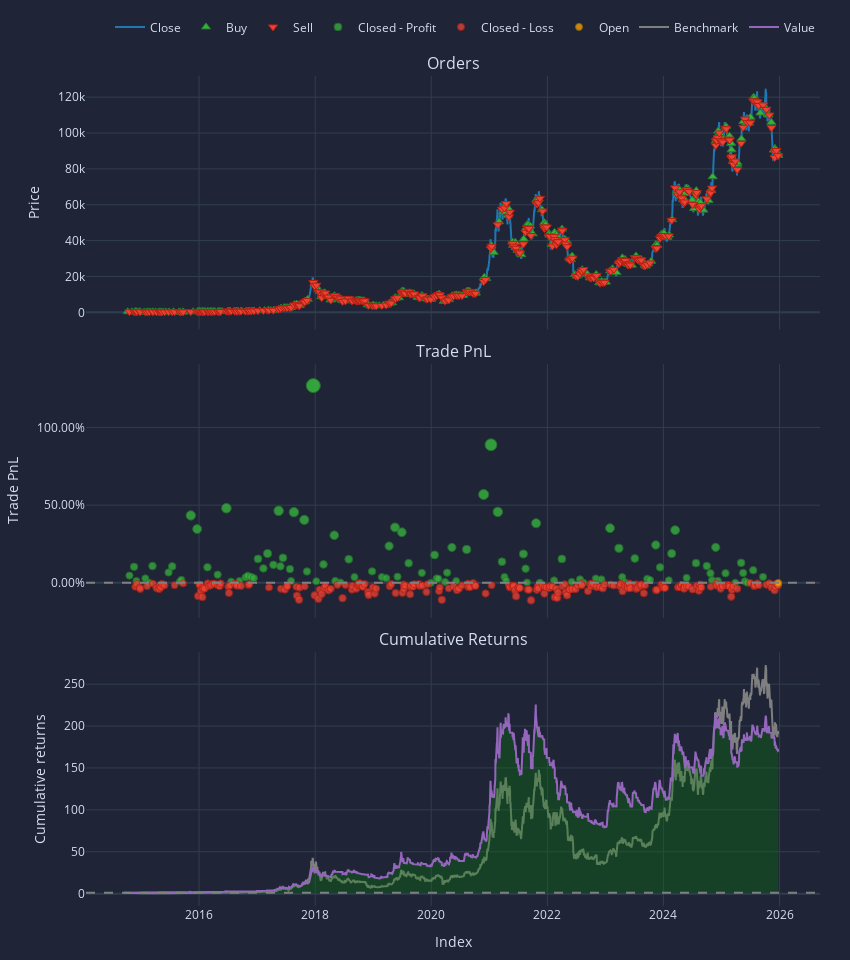

Notebook source saved alongside this figure:
### Markdown cell above
## The "Golden Thread" Workflow Example

### Code cell
# 1. Get Data
close = vbt.YFData.download("BTC-USD").get("Close")

# 2. Indicators & Signals
fast_ma = vbt.MA.run(close, 10).ma
entries = close.vbt.crossed_above(fast_ma)
exits = close.vbt.crossed_below(fast_ma)

# 3. Backtest
pf = vbt.Portfolio.from_signals(close, entries, exits, fees=0.001)

# 4. Result
pf.plot().show()
print(pf.stats())

### Figure 1 — Plotly figure (JSON) as saved in the notebook; plotly's stock layout.template omitted (floating-point values rounded to 4 significant figures; data arrays with more than 128 entries replaced by an {"elided": "..."} marker saying what was removed)
{"data": [{"legendgroup": "0", "line": {"color": "#1f77b4"}, "name": "Close", "showlegend": true, "type": "scatter", "x": {"elided": "4117 str values"}, "xaxis": "x", "y": {"elided": "4117 float values"}, "yaxis": "y"}, {"customdata": {"elided": "331x3 float values"}, "hovertemplate": "Order Id: %{customdata[0]}<br>Timestamp: %{x}<br>Price: %{y}<br>Size: %{customdata[1]:.6f}<br>Fees: %{customdata[2]:.6f}", "legendgroup": "1", "marker": {"color": "#37B13F", "line": {"color": "rgb(38,123,44)", "width": 1}, "size": 8, "symbol": "triangle-up"}, "mode": "markers", "name": "Buy", "type": "scatter", "x": {"elided": "331 str values"}, "xaxis": "x", "y": {"elided": "331 float values"}, "yaxis": "y"}, {"customdata": {"elided": "330x3 float values"}, "hovertemplate": "Order Id: %{customdata[0]}<br>Timestamp: %{x}<br>Price: %{y}<br>Size: %{customdata[1]:.6f}<br>Fees: %{customdata[2]:.6f}", "legendgroup": "2", "marker": {"color": "#EA4335", "line": {"color": "rgb(181,31,18)", "width": 1}, "size": 8, "symbol": "triangle-down"}, "mode": "markers", "name": "Sell", "type": "scatter", "x": {"elided": "330 str values"}, "xaxis": "x", "y": {"elided": "330 float values"}, "yaxis": "y"}, {"customdata": {"elided": "104x4 float values"}, "hovertemplate": "Exit Trade Id: %{customdata[0]}<br>Position Id: %{customdata[1]}<br>Exit Timestamp: %{x}<br>PnL: %{customdata[2]:.6f}<br>Return: %{customdata[3]:.2%}", "legendgroup": "3", "marker": {"color": "#37B13F", "line": {"color": "rgb(38,123,44)", "width": 1}, "opacity": [0.7555, 0.7622, 0.7515, 0.7534, 0.75, 0.7628, 0.7579, 0.7625, 0.751, 0.7523, 0.8013, 0.7909, 0.7618, 0.7562, 0.8068, 0.751, 0.7514, 0.7541, 0.7554, 0.7545, 0.7536, 0.7682, 0.761, 0.7723, 0.7637, 0.8048, 0.7626, 0.769, 0.7605, 0.7515, 0.8038, 0.7979, 0.7587, 0.9, 0.7512, 0.764, 0.7862, 0.7515, 0.7504, 0.7679, 0.7544, 0.7587, 0.7544, 0.7536, 0.778, 0.7921, 0.7547, 0.7885, 0.7649, 0.7576, 0.75, 0.7712, 0.7533, 0.7531, 0.7507, 0.7578, 0.7769, 0.7513, 0.7754, 0.8172, 0.855, 0.8039, 0.7661, 0.7544, 0.7515, 0.772, 0.7608, 0.7503, 0.7953, 0.7502, 0.7519, 0.7682, 0.7508, 0.7527, 0.7501, 0.7533, 0.7526, 0.7916, 0.7763, 0.7544, 0.7504, 0.7685, 0.7531, 0.7522, 0.7788, 0.7618, 0.7519, 0.7723, 0.7901, 0.7538, 0.765, 0.7628, 0.7573, 0.7521, 0.777, 0.7515, 0.7573, 0.7501, 0.7652, 0.7575, 0.7513, 0.7501, 0.7596, 0.7545], "size": [7.258, 7.568, 7.068, 7.159, 7.001, 7.598, 7.37, 7.583, 7.048, 7.107, 9.392, 8.91, 7.553, 7.291, 9.649, 7.047, 7.067, 7.192, 7.252, 7.211, 7.166, 7.851, 7.513, 8.04, 7.639, 9.557, 7.587, 7.888, 7.489, 7.069, 9.509, 9.235, 7.404, 14.0, 7.058, 7.654, 8.689, 7.07, 7.016, 7.837, 7.206, 7.408, 7.204, 7.166, 8.306, 8.966, 7.217, 8.795, 7.697, 7.354, 7.001, 7.991, 7.156, 7.147, 7.034, 7.362, 8.258, 7.063, 8.185, 10.14, 11.9, 9.517, 7.75, 7.207, 7.071, 8.025, 7.504, 7.015, 9.115, 7.009, 7.087, 7.85, 7.037, 7.127, 7.006, 7.155, 7.124, 8.941, 8.226, 7.205, 7.021, 7.865, 7.145, 7.103, 8.344, 7.55, 7.09, 8.04, 8.871, 7.176, 7.7, 7.598, 7.34, 7.099, 8.261, 7.071, 7.339, 7.007, 7.709, 7.352, 7.059, 7.005, 7.448, 7.211], "symbol": "circle"}, "mode": "markers", "name": "Closed - Profit", "type": "scatter", "x": ["2014-10-20T00:00:00+00:00", "2014-11-18T00:00:00+00:00", "2014-12-03T00:00:00+00:00", "2015-01-28T00:00:00+00:00", "2015-02-22T00:00:00+00:00", "2015-03-14T00:00:00+00:00", "2015-06-23T00:00:00+00:00", "2015-07-16T00:00:00+00:00", "2015-09-03T00:00:00+00:00", "2015-09-12T00:00:00+00:00", "2015-11-10T00:00:00+00:00", "2015-12-20T00:00:00+00:00", "2016-02-23T00:00:00+00:00", "2016-04-27T00:00:00+00:00", "2016-06-21T00:00:00+00:00", "2016-07-21T00:00:00+00:00", "2016-09-11T00:00:00+00:00", "2016-10-19T00:00:00+00:00", "2016-11-03T00:00:00+00:00", "2016-11-24T00:00:00+00:00", "2016-12-11T00:00:00+00:00", "2017-01-06T00:00:00+00:00", "2017-02-09T00:00:00+00:00", "2017-03-07T00:00:00+00:00", "2017-04-13T00:00:00+00:00", "2017-05-16T00:00:00+00:00", "2017-05-27T00:00:00+00:00", "2017-06-12T00:00:00+00:00", "2017-07-26T00:00:00+00:00", "2017-08-02T00:00:00+00:00", "2017-08-20T00:00:00+00:00", "2017-10-24T00:00:00+00:00", "2017-11-10T00:00:00+00:00", "2017-12-20T00:00:00+00:00", "2018-01-08T00:00:00+00:00", "2018-02-22T00:00:00+00:00", "2018-05-01T00:00:00+00:00", "2018-05-07T00:00:00+00:00", "2018-06-09T00:00:00+00:00", "2018-07-31T00:00:00+00:00", "2018-09-05T00:00:00+00:00", "2018-12-25T00:00:00+00:00", "2019-02-24T00:00:00+00:00", "2019-03-24T00:00:00+00:00", "2019-04-11T00:00:00+00:00", "2019-05-18T00:00:00+00:00", "2019-06-03T00:00:00+00:00", "2019-06-30T00:00:00+00:00", "2019-08-12T00:00:00+00:00", "2019-11-03T00:00:00+00:00", "2019-12-30T00:00:00+00:00", "2020-01-22T00:00:00+00:00", "2020-02-04T00:00:00+00:00", "2020-02-15T00:00:00+00:00", "2020-03-28T00:00:00+00:00", "2020-04-10T00:00:00+00:00", "2020-05-10T00:00:00+00:00", "2020-06-06T00:00:00+00:00", "2020-08-11T00:00:00+00:00", "2020-11-26T00:00:00+00:00", "2021-01-11T00:00:00+00:00", "2021-02-23T00:00:00+00:00", "2021-03-21T00:00:00+00:00", "2021-04-06T00:00:00+00:00", "2021-04-17T00:00:00+00:00", "2021-08-03T00:00:00+00:00", "2021-08-17T00:00:00+00:00", "2021-08-26T00:00:00+00:00", "2021-10-22T00:00:00+00:00", "2021-11-15T00:00:00+00:00", "2022-02-12T00:00:00+00:00", "2022-04-02T00:00:00+00:00", "2022-06-03T00:00:00+00:00", "2022-07-25T00:00:00+00:00", "2022-08-16T00:00:00+00:00", "2022-11-02T00:00:00+00:00", "2022-12-07T00:00:00+00:00", "2023-01-30T00:00:00+00:00", "2023-03-27T00:00:00+00:00", "2023-04-17T00:00:00+00:00", "2023-05-04T00:00:00+00:00", "2023-07-05T00:00:00+00:00", "2023-09-21T00:00:00+00:00", "2023-10-09T00:00:00+00:00", "2023-11-14T00:00:00+00:00", "2023-12-11T00:00:00+00:00", "2024-02-04T00:00:00+00:00", "2024-02-22T00:00:00+00:00", "2024-03-15T00:00:00+00:00", "2024-05-26T00:00:00+00:00", "2024-07-24T00:00:00+00:00", "2024-09-30T00:00:00+00:00", "2024-10-23T00:00:00+00:00", "2024-11-02T00:00:00+00:00", "2024-11-25T00:00:00+00:00", "2024-12-09T00:00:00+00:00", "2025-01-26T00:00:00+00:00", "2025-03-28T00:00:00+00:00", "2025-05-04T00:00:00+00:00", "2025-05-17T00:00:00+00:00", "2025-05-28T00:00:00+00:00", "2025-06-12T00:00:00+00:00", "2025-07-19T00:00:00+00:00", "2025-09-19T00:00:00+00:00"], "xaxis": "x2", "y": [0.04677, 0.1031, 0.01243, 0.0289, 0.0003339, 0.1084, 0.06711, 0.1059, 0.008729, 0.01939, 0.4337, 0.3465, 0.1003, 0.0528, 0.4803, 0.008526, 0.01221, 0.03493, 0.04573, 0.03825, 0.03021, 0.1544, 0.09312, 0.1887, 0.116, 0.4638, 0.1065, 0.1611, 0.08872, 0.01254, 0.455, 0.4053, 0.07337, 1.269, 0.01054, 0.1187, 0.3063, 0.01283, 0.00304, 0.1519, 0.03743, 0.07396, 0.03714, 0.03025, 0.2369, 0.3566, 0.03947, 0.3256, 0.1265, 0.06429, 0.000223, 0.1797, 0.0284, 0.02668, 0.006229, 0.06569, 0.2281, 0.01142, 0.2149, 0.5686, 0.8886, 0.4565, 0.1361, 0.0376, 0.01288, 0.186, 0.09152, 0.002804, 0.3836, 0.001642, 0.0159, 0.1542, 0.006768, 0.02319, 0.001097, 0.02825, 0.02249, 0.3521, 0.2223, 0.03721, 0.003823, 0.1569, 0.0264, 0.01878, 0.2438, 0.09972, 0.01632, 0.1886, 0.3392, 0.03193, 0.1269, 0.1086, 0.06179, 0.018, 0.2286, 0.01289, 0.06163, 0.001297, 0.1287, 0.06393, 0.01073, 0.0009647, 0.08133, 0.03832], "yaxis": "y2"}, {"customdata": {"elided": "226x4 float values"}, "hovertemplate": "Exit Trade Id: %{customdata[0]}<br>Position Id: %{customdata[1]}<br>Exit Timestamp: %{x}<br>PnL: %{customdata[2]:.6f}<br>Return: %{customdata[3]:.2%}", "legendgroup": "4", "marker": {"color": "#EA4335", "line": {"color": "rgb(181,31,18)", "width": 1}, "opacity": {"elided": "226 float values"}, "size": {"elided": "226 float values"}, "symbol": "circle"}, "mode": "markers", "name": "Closed - Loss", "type": "scatter", "x": {"elided": "226 str values"}, "xaxis": "x2", "y": {"elided": "226 float values"}, "yaxis": "y2"}, {"customdata": [[330.0, 330.0, -16.93, -0.001]], "hovertemplate": "Exit Trade Id: %{customdata[0]}<br>Position Id: %{customdata[1]}<br>Exit Timestamp: %{x}<br>PnL: %{customdata[2]:.6f}<br>Return: %{customdata[3]:.2%}", "legendgroup": "5", "marker": {"color": "#FFAA00", "line": {"color": "rgb(178,118,0)", "width": 1}, "opacity": [0.7501], "size": [7.005], "symbol": "circle"}, "mode": "markers", "name": "Open", "type": "scatter", "x": ["2025-12-24T00:00:00+00:00"], "xaxis": "x2", "y": [-0.001], "yaxis": "y2"}, {"legendgroup": "6", "line": {"color": "#7f7f7f"}, "name": "Benchmark", "showlegend": true, "type": "scatter", "x": {"elided": "4117 str values"}, "xaxis": "x3", "y": {"elided": "4117 float values"}, "yaxis": "y3"}, {"hoverinfo": "skip", "legendgroup": "7", "line": {"color": "rgba(0, 0, 0, 0)", "width": 0}, "opacity": 0, "showlegend": false, "type": "scatter", "x": {"elided": "4117 str values"}, "xaxis": "x3", "y": {"elided": "4117 int values"}, "yaxis": "y3"}, {"connectgaps": false, "fill": "tonexty", "fillcolor": "rgba(0, 128, 0, 0.3)", "hoverinfo": "skip", "legendgroup": "7", "line": {"color": "rgba(0, 0, 0, 0)", "width": 0}, "opacity": 0, "showlegend": false, "type": "scatter", "x": {"elided": "4117 str values"}, "xaxis": "x3", "y": {"elided": "4117 float values"}, "yaxis": "y3"}, {"hoverinfo": "skip", "legendgroup": "7", "line": {"color": "rgba(0, 0, 0, 0)", "width": 0}, "opacity": 0, "showlegend": false, "type": "scatter", "x": {"elided": "4117 str values"}, "xaxis": "x3", "y": {"elided": "4117 int values"}, "yaxis": "y3"}, {"connectgaps": false, "fill": "tonexty", "fillcolor": "rgba(255, 0, 0, 0.3)", "hoverinfo": "skip", "legendgroup": "7", "line": {"color": "rgba(0, 0, 0, 0)", "width": 0}, "opacity": 0, "showlegend": false, "type": "scatter", "x": {"elided": "4117 str values"}, "xaxis": "x3", "y": {"elided": "4117 float values"}, "yaxis": "y3"}, {"legendgroup": "8", "line": {"color": "#9467bd"}, "name": "Value", "showlegend": true, "type": "scatter", "x": {"elided": "4117 str values"}, "xaxis": "x3", "y": {"elided": "4117 float values"}, "yaxis": "y3"}, {"hoverinfo": "skip", "legendgroup": "7", "line": {"color": "rgba(0, 0, 0, 0)", "width": 0}, "opacity": 0, "showlegend": false, "type": "scatter", "x": {"elided": "4117 str values"}, "xaxis": "x3", "y": {"elided": "4117 int values"}, "yaxis": "y3"}], "layout": {"annotations": [{"font": {"size": 16}, "showarrow": false, "text": "Orders", "x": 0.5, "xanchor": "center", "xref": "paper", "y": 1, "yanchor": "bottom", "yref": "paper"}, {"font": {"size": 16}, "showarrow": false, "text": "Trade PnL", "x": 0.5, "xanchor": "center", "xref": "paper", "y": 0.6528, "yanchor": "bottom", "yref": "paper"}, {"font": {"size": 16}, "showarrow": false, "text": "Cumulative Returns", "x": 0.5, "xanchor": "center", "xref": "paper", "y": 0.3056, "yanchor": "bottom", "yref": "paper"}], "height": 960, "legend": {"orientation": "h", "traceorder": "normal", "x": 1, "xanchor": "right", "y": 1.042, "yanchor": "bottom"}, "margin": {"b": 30, "l": 30, "r": 30, "t": 30}, "shapes": [{"line": {"color": "gray", "dash": "dash"}, "type": "line", "x0": 0, "x1": 1, "xref": "paper", "y0": 0, "y1": 0, "yref": "y2"}, {"line": {"color": "gray", "dash": "dash"}, "type": "line", "x0": 0, "x1": 1, "xref": "paper", "y0": 1, "y1": 1, "yref": "y3"}], "showlegend": true, "width": 850, "xaxis": {"anchor": "y", "domain": [0, 1], "matches": "x3", "showticklabels": false}, "xaxis2": {"anchor": "y2", "domain": [0, 1], "matches": "x3", "showticklabels": false}, "xaxis3": {"anchor": "y3", "domain": [0, 1], "title": {"text": "Index"}}, "yaxis": {"anchor": "x", "domain": [0.6944, 1], "title": {"text": "Price"}}, "yaxis2": {"anchor": "x2", "domain": [0.3472, 0.6528], "tickformat": ".2%", "title": {"text": "Trade PnL"}}, "yaxis3": {"anchor": "x3", "domain": [0, 0.3056], "title": {"text": "Cumulative returns"}}}}
